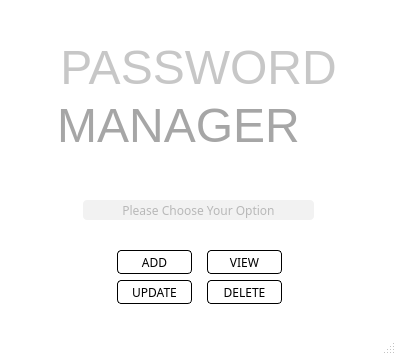
<?xml version="1.0" encoding="UTF-8"?>
<ui version="4.0">
 <class>Options</class>
 <widget class="QMainWindow" name="Options">
  <property name="geometry">
   <rect>
    <x>0</x>
    <y>0</y>
    <width>396</width>
    <height>355</height>
   </rect>
  </property>
  <property name="windowTitle">
   <string>MainWindow</string>
  </property>
  <property name="styleSheet">
   <string notr="true">QMainWindow{
background-color:white;
}
</string>
  </property>
  <widget class="QWidget" name="centralwidget">
   <widget class="QLabel" name="password">
    <property name="geometry">
     <rect>
      <x>33</x>
      <y>20</y>
      <width>331</width>
      <height>95</height>
     </rect>
    </property>
    <property name="font">
     <font>
      <pointsize>36</pointsize>
     </font>
    </property>
    <property name="styleSheet">
     <string notr="true">QLabel {
color:#c7c7c7;
}

QLabel:hover {
color:#a6a6a6;
}</string>
    </property>
    <property name="text">
     <string>PASSWORD</string>
    </property>
    <property name="alignment">
     <set>Qt::AlignCenter</set>
    </property>
   </widget>
   <widget class="QLabel" name="manager">
    <property name="geometry">
     <rect>
      <x>43</x>
      <y>100</y>
      <width>271</width>
      <height>51</height>
     </rect>
    </property>
    <property name="font">
     <font>
      <pointsize>36</pointsize>
     </font>
    </property>
    <property name="styleSheet">
     <string notr="true">QLabel{
color:#a6a6a6;
}

QLabel:hover{
color:#c7c7c7;
}</string>
    </property>
    <property name="text">
     <string>MANAGER</string>
    </property>
    <property name="alignment">
     <set>Qt::AlignCenter</set>
    </property>
   </widget>
   <widget class="QPushButton" name="add">
    <property name="geometry">
     <rect>
      <x>117</x>
      <y>250</y>
      <width>75</width>
      <height>24</height>
     </rect>
    </property>
    <property name="font">
     <font/>
    </property>
    <property name="cursor">
     <cursorShape>PointingHandCursor</cursorShape>
    </property>
    <property name="styleSheet">
     <string notr="true">QPushButton {
color:black;
background-color:transparent;
border:1px solid black;
border-radius:4px;
font-family:Nunito;
}

QPushButton:hover {
color:white;
background-color:black;
}

QPushButton:pressed{
padding-left:5px;
}</string>
    </property>
    <property name="text">
     <string>ADD</string>
    </property>
   </widget>
   <widget class="QPushButton" name="view">
    <property name="geometry">
     <rect>
      <x>207</x>
      <y>250</y>
      <width>75</width>
      <height>24</height>
     </rect>
    </property>
    <property name="font">
     <font/>
    </property>
    <property name="cursor">
     <cursorShape>PointingHandCursor</cursorShape>
    </property>
    <property name="styleSheet">
     <string notr="true">QPushButton {
color:black;
background-color:transparent;
border:1px solid black;
border-radius:4px;
font-family:Nunito;
}

QPushButton:hover {
color:white;
background-color:black;
}

QPushButton:pressed{
padding-left:5px;
}</string>
    </property>
    <property name="text">
     <string>VIEW</string>
    </property>
   </widget>
   <widget class="QLabel" name="label_2">
    <property name="geometry">
     <rect>
      <x>83</x>
      <y>200</y>
      <width>231</width>
      <height>20</height>
     </rect>
    </property>
    <property name="styleSheet">
     <string notr="true">QLabel{
color:#b8b8b8;
background-color:#f2f2f2;
border-radius:4px;
font-family:Nunito;
}

QLabel:hover{
color:#a6a6a6;
}</string>
    </property>
    <property name="text">
     <string>Please Choose Your Option</string>
    </property>
    <property name="alignment">
     <set>Qt::AlignCenter</set>
    </property>
   </widget>
   <widget class="QPushButton" name="update">
    <property name="geometry">
     <rect>
      <x>117</x>
      <y>280</y>
      <width>75</width>
      <height>24</height>
     </rect>
    </property>
    <property name="font">
     <font/>
    </property>
    <property name="cursor">
     <cursorShape>PointingHandCursor</cursorShape>
    </property>
    <property name="styleSheet">
     <string notr="true">QPushButton {
color:black;
background-color:transparent;
border:1px solid black;
border-radius:4px;
font-family:Nunito;
}

QPushButton:hover {
color:white;
background-color:black;
}

QPushButton:pressed{
padding-left:5px;
}</string>
    </property>
    <property name="text">
     <string>UPDATE</string>
    </property>
   </widget>
   <widget class="QPushButton" name="deletepage">
    <property name="geometry">
     <rect>
      <x>207</x>
      <y>280</y>
      <width>75</width>
      <height>24</height>
     </rect>
    </property>
    <property name="font">
     <font/>
    </property>
    <property name="cursor">
     <cursorShape>PointingHandCursor</cursorShape>
    </property>
    <property name="styleSheet">
     <string notr="true">QPushButton {
color:black;
background-color:transparent;
border:1px solid black;
border-radius:4px;
font-family:Nunito;
}

QPushButton:hover {
color:white;
background-color:black;
}

QPushButton:pressed{
padding-left:5px;
}</string>
    </property>
    <property name="text">
     <string>DELETE</string>
    </property>
   </widget>
  </widget>
  <widget class="QStatusBar" name="statusbar"/>
 </widget>
 <resources/>
 <connections/>
</ui>
